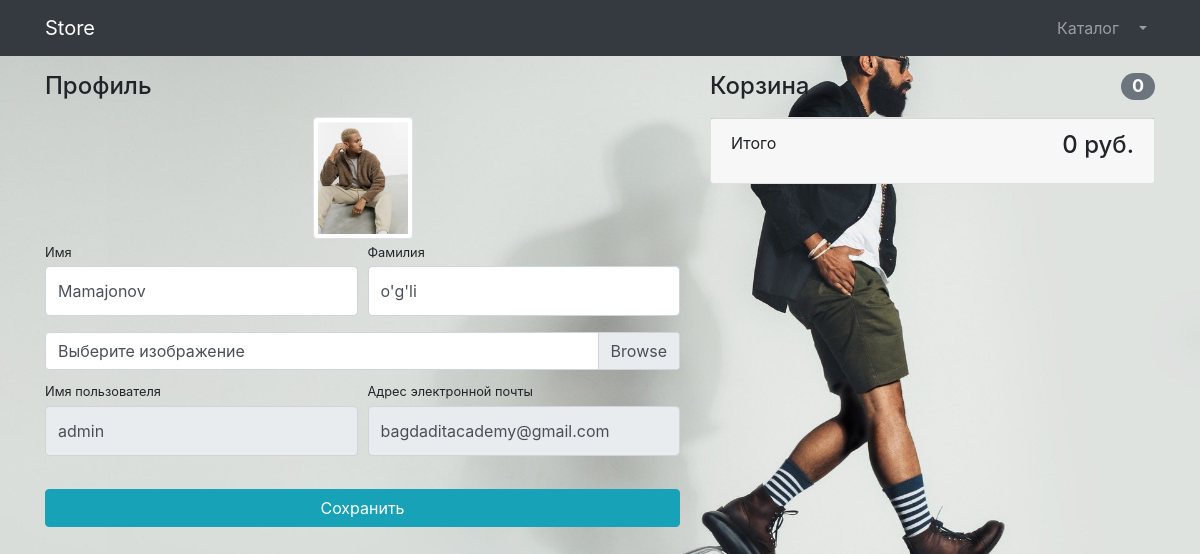
Page /profile/ (signed in) on the committed database.
### storeapp/models.py (models this page shows, shortened)
class Userprofile(models.Model):
    user = models.OneToOneField(User, on_delete=models.CASCADE)
    image = models.ImageField(upload_to='users/', blank=True, null=True)
    first_name = models.CharField(max_length=200)
    username = models.CharField(max_length=200)
    last_name = models.CharField(max_length=200)
    email = models.EmailField()

### storeapp/views.py (the view, shortened to what this page needs)
# urls.py: path('profile/', userprorfileview, name='profile'),
def userprorfileview(request):
    profile = Userprofile.objects.get(user=request.user)
    baskets = BasketModel.objects.filter(owner=profile, ordered=False)
    baskets_summa = 0
    for basket in baskets:
        baskets_summa += basket.count * basket.product.price
    context = {
        'baskets': baskets,
        'profile': profile,
        'baskets_summa': baskets_summa
    }
    return render(request, 'users/profile.html', context)

### storeapp/templates/users/profile.html (shortened to what this page needs)
{% extends 'base.html' %}
{% block content %}
<div class="container">
    <div class="row">
        <div class="col-lg-7">
            <h4 class="mt-3 mb-3">Профиль</h4>
            <div class="col-lg-12 text-center">
                <img width="100" height="100"
                     src="{% if profile.image %} {{profile.image.url}} {% endif %} "
                     class="img-thumbnail">
            </div>
            <form action="{% url 'profile' %}" method="post" enctype="multipart/form-data">
                <div class="form-row">
                    <div class="col-lg-6">
                        <div class="form-group">
                            <label class="small mb-1" for="inputFirstName">Имя</label>
                            <input name="first_name" class="form-control py-4" id="inputFirstName" type="text"
                                   value="{{profile.first_name}}"/>
                        </div>
                    </div>
                    <div class="col-lg-6">
                        <div class="form-group">
                            <label class="small mb-1" for="inputLastName">Фамилия</label>
                            <input name="last_name" class="form-control py-4" id="inputLastName" type="text"
                                   value="{{profile.last_name}}"/>
                        </div>
                    </div>
                </div>
                <div class="form-row mb-2">
                    <div class="col-lg-12">
                        <div class="custom-file">
                            <label class="custom-file-label" for="userAvatar">Выберите изображение</label>
                        </div>
                    </div>
                </div>
                <div class="form-row">
                    <div class="col-lg-6">
                        <label class="small mb-1" for="inputUsername">Имя пользователя</label>
                        <input class="form-control py-4" id="inputUsername" type="text"
                               aria-describedby="usernameHelp"
                               value="{{profile.username}}" disabled/>
                    </div>
                    <div class="col-lg-6">
                        <label class="small mb-1" for="inputEmailAddress">Адрес электронной
                            почты</label>
                        <input class="form-control py-4" id="inputEmailAddress" type="email"
                               aria-describedby="emailHelp"
                               value="{{profile.email}}" disabled/>
                    </div>
                </div>
                <div class="form-row">
                    <div class="col-lg-12" style="margin-top: 33px;">
                        <input class="btn btn-info btn-block" type="submit" value="Сохранить">
                    </div>
                </div>
            </form>
        </div>
        <div class="col-lg-5">
            <h4 class="mt-3 mb-3 d-flex justify-content-between align-items-center mb-3">
                Корзина <span class="badge badge-secondary badge-pill">{{baskets.count}}</span>
            </h4>
            <div class="card mb-3">
                <div class="card-footer">
                    <p class="float-left">Итого</p>
                    <h4 class="float-right">{{baskets_summa}} руб.</h4>
                </div>
            </div>
        </div>
    </div>
</div>
{% endblock content %}

### rows in the picture
Userprofile: image (picture), first_name "Mamajonov", last_name "o'g'li", username "admin", email "bagdaditacademy@gmail.com"

### other values in the picture
{{ baskets.count }} "0"
{{ baskets_summa }} "0"
